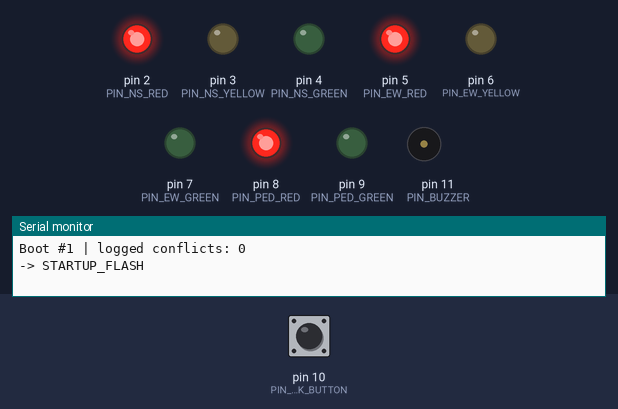
Simulated run of this sketch. Board: Arduino Uno, built with avr-gcc and run on an emulated ATmega328P. On the bench: output pins drawn as LEDs (lit = HIGH), buzzer (waves = sounding), the last lines printed to the serial monitor. The test bench sets the inputs (shaded band); at power-on: pin 10 (PIN_WALK_BUTTON) HIGH. EEPROM starts erased.

Above: at 1.2 s.
1.3 s: pin 10 (PIN_WALK_BUTTON) pulled LOW for 0.15 s
At 6.3 s:
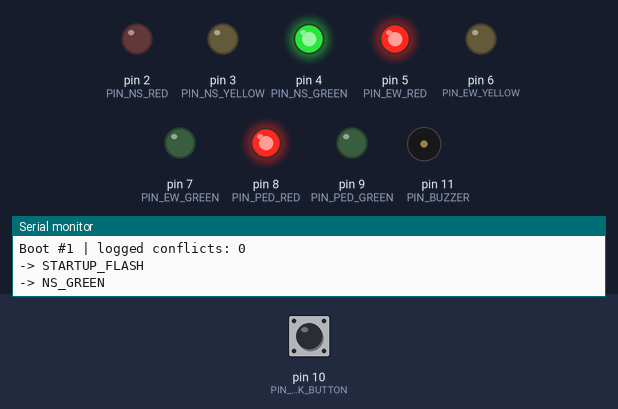
At 12.1 s:
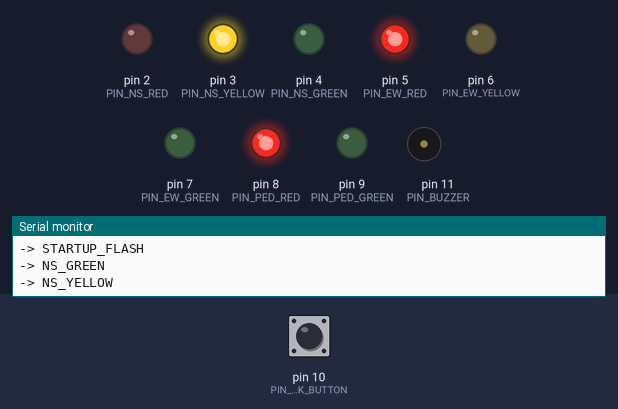
Timing chart, 0 to 28.0 s (numbered marks = the images above; inputs shaded):
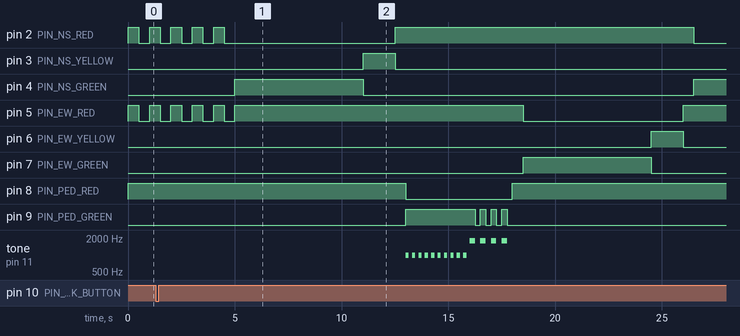

The sketch:

03-traffic-light-controller.ino
```cpp
/*
 * Traffic Light + Pedestrian Crossing Controller — hardened revision
 *
 * A four-way intersection (North-South vs East-West) with an on-demand
 * pedestrian crossing phase. Entirely non-blocking: the whole thing is
 * one finite state machine driven off millis(), so a pedestrian button
 * press is never missed while a light is "busy" waiting on delay().
 *
 * Press the WALK button at any time; the request is latched and served
 * at the next safe all-red gap between the NS and EW green phases.
 *
 * Hardening changes vs. the first version (see README "Production
 * Hardening" section for full rationale, including what this CANNOT
 * fix without dedicated hardware):
 *   - Boots into a flashing-all-red "power interruption" state before
 *     ever showing a green, instead of assuming NS_GREEN is safe to
 *     start in regardless of what was happening before power was lost.
 *   - setLights() now refuses to energize NS and EW green/yellow at
 *     the same time, as a last-resort software check — see README for
 *     why this is NOT a substitute for a real independent hardware
 *     conflict monitor.
 *   - A watchdog resets the MCU if the main loop ever hangs.
 *   - Boot count and detected-conflict count are persisted in EEPROM
 *     as a minimal field diagnostic trail.
 *   - Every state transition is logged to Serial.
 */

#include <avr/wdt.h>
#include <EEPROM.h>

enum State {
  STARTUP_FLASH,
  NS_GREEN,
  NS_YELLOW,
  ALL_RED_BEFORE_EW,
  PED_WALK,
  PED_FLASH,
  ALL_RED_AFTER_PED,
  EW_GREEN,
  EW_YELLOW,
  ALL_RED_BEFORE_NS
};

const char* stateName(State s) {
  switch (s) {
    case STARTUP_FLASH: return "STARTUP_FLASH";
    case NS_GREEN: return "NS_GREEN";
    case NS_YELLOW: return "NS_YELLOW";
    case ALL_RED_BEFORE_EW: return "ALL_RED_BEFORE_EW";
    case PED_WALK: return "PED_WALK";
    case PED_FLASH: return "PED_FLASH";
    case ALL_RED_AFTER_PED: return "ALL_RED_AFTER_PED";
    case EW_GREEN: return "EW_GREEN";
    case EW_YELLOW: return "EW_YELLOW";
    case ALL_RED_BEFORE_NS: return "ALL_RED_BEFORE_NS";
  }
  return "UNKNOWN";
}

// NS light pins
const uint8_t PIN_NS_RED = 2, PIN_NS_YELLOW = 3, PIN_NS_GREEN = 4;
// EW light pins
const uint8_t PIN_EW_RED = 5, PIN_EW_YELLOW = 6, PIN_EW_GREEN = 7;
// Pedestrian light pins
const uint8_t PIN_PED_RED = 8, PIN_PED_GREEN = 9;
const uint8_t PIN_WALK_BUTTON = 10;
const uint8_t PIN_BUZZER = 11;

const unsigned long T_STARTUP_FLASH = 5000; // all-way caution period after any (re)boot
const unsigned long T_GREEN = 6000;
const unsigned long T_YELLOW = 1500;
const unsigned long T_ALL_RED = 500;
const unsigned long T_PED_WALK = 3000;
const unsigned long T_PED_FLASH = 2000;
const unsigned long PED_FLASH_PERIOD = 250;
const unsigned long PED_BEEP_PERIOD = 300;
const unsigned long STARTUP_FLASH_PERIOD = 500;

const int EEPROM_ADDR_BOOT_COUNT = 0;     // uint16_t
const int EEPROM_ADDR_CONFLICT_COUNT = 2; // uint16_t

State state = STARTUP_FLASH;
unsigned long stateEnteredAt = 0;
bool pedestrianRequested = false;

bool lastButtonReading = HIGH;
unsigned long lastDebounceTime = 0;
bool stableButtonState = HIGH;
const unsigned long DEBOUNCE_MS = 40;

uint16_t conflictCount = 0;

// Last-resort software guard: refuses to energize a genuinely conflicting
// combination of lights. This catches corrupted/miscomputed state before
// it reaches the hardware — it does NOT catch a welded relay, a burnt-out
// bulb, or (critically) a systematic bug in the logic that decided these
// arguments in the first place, since that bug lives in this same file.
// A real deployed intersection needs a physically separate conflict
// monitor for that; see README.
void setLights(bool nsR, bool nsY, bool nsG, bool ewR, bool ewY, bool ewG, bool pedR, bool pedG) {
  bool nsActive = nsY || nsG;
  bool ewActive = ewY || ewG;
  if (nsActive && ewActive) {
    conflictCount++;
    EEPROM.put(EEPROM_ADDR_CONFLICT_COUNT, conflictCount);
    Serial.println("FATAL: conflicting light combination blocked, forcing all-red and halting for watchdog reset");
    digitalWrite(PIN_NS_RED, HIGH); digitalWrite(PIN_NS_YELLOW, LOW); digitalWrite(PIN_NS_GREEN, LOW);
    digitalWrite(PIN_EW_RED, HIGH); digitalWrite(PIN_EW_YELLOW, LOW); digitalWrite(PIN_EW_GREEN, LOW);
    digitalWrite(PIN_PED_RED, HIGH); digitalWrite(PIN_PED_GREEN, LOW);
    while (true) { /* intentionally halt; wdt_reset() is never called again, so the watchdog reboots us */ }
  }

  digitalWrite(PIN_NS_RED, nsR);
  digitalWrite(PIN_NS_YELLOW, nsY);
  digitalWrite(PIN_NS_GREEN, nsG);
  digitalWrite(PIN_EW_RED, ewR);
  digitalWrite(PIN_EW_YELLOW, ewY);
  digitalWrite(PIN_EW_GREEN, ewG);
  digitalWrite(PIN_PED_RED, pedR);
  digitalWrite(PIN_PED_GREEN, pedG);
}

void enterState(State s) {
  state = s;
  stateEnteredAt = millis();
  Serial.print("-> "); Serial.println(stateName(s));

  switch (s) {
    case STARTUP_FLASH:        setLights(1,0,0, 1,0,0, 1,0); noTone(PIN_BUZZER); break; // red solid; flash pattern handled in loop()
    case NS_GREEN:              setLights(0,0,1, 1,0,0, 1,0); noTone(PIN_BUZZER); break;
    case NS_YELLOW:              setLights(0,1,0, 1,0,0, 1,0); noTone(PIN_BUZZER); break;
    case ALL_RED_BEFORE_EW:    setLights(1,0,0, 1,0,0, 1,0); noTone(PIN_BUZZER); break;
    case PED_WALK:                setLights(1,0,0, 1,0,0, 0,1); pedestrianRequested = false; break;
    case PED_FLASH:                setLights(1,0,0, 1,0,0, 0,0); break; // green toggled in loop()
    case ALL_RED_AFTER_PED:    setLights(1,0,0, 1,0,0, 1,0); noTone(PIN_BUZZER); break;
    case EW_GREEN:                setLights(1,0,0, 0,0,1, 1,0); noTone(PIN_BUZZER); break;
    case EW_YELLOW:                setLights(1,0,0, 0,1,0, 1,0); noTone(PIN_BUZZER); break;
    case ALL_RED_BEFORE_NS:    setLights(1,0,0, 1,0,0, 1,0); noTone(PIN_BUZZER); break;
  }
}

void pollWalkButton() {
  bool reading = digitalRead(PIN_WALK_BUTTON);
  if (reading != lastButtonReading) {
    lastDebounceTime = millis();
  }
  if (millis() - lastDebounceTime > DEBOUNCE_MS && reading != stableButtonState) {
    stableButtonState = reading;
    if (stableButtonState == LOW) { // pressed
      pedestrianRequested = true;
    }
  }
  lastButtonReading = reading;
}

void setup() {
  Serial.begin(9600);

  const uint8_t outputs[] = {
    PIN_NS_RED, PIN_NS_YELLOW, PIN_NS_GREEN,
    PIN_EW_RED, PIN_EW_YELLOW, PIN_EW_GREEN,
    PIN_PED_RED, PIN_PED_GREEN, PIN_BUZZER
  };
  for (uint8_t i = 0; i < sizeof(outputs); i++) pinMode(outputs[i], OUTPUT);
  pinMode(PIN_WALK_BUTTON, INPUT_PULLUP);

  uint16_t bootCount = 0;
  EEPROM.get(EEPROM_ADDR_BOOT_COUNT, bootCount);
  if (bootCount == 0xFFFF) bootCount = 0; // unwritten EEPROM
  bootCount++;
  EEPROM.put(EEPROM_ADDR_BOOT_COUNT, bootCount);

  EEPROM.get(EEPROM_ADDR_CONFLICT_COUNT, conflictCount);
  if (conflictCount == 0xFFFF) conflictCount = 0;

  Serial.print("Boot #"); Serial.print(bootCount);
  Serial.print(" | logged conflicts: "); Serial.println(conflictCount);

  // Every boot — whether first power-up or recovery from a brownout mid
  // EW-green with cars in the intersection — starts here, never straight
  // into a green. See README for why this matters.
  enterState(STARTUP_FLASH);

  wdt_enable(WDTO_2S);
}

void loop() {
  wdt_reset();

  pollWalkButton();
  unsigned long elapsed = millis() - stateEnteredAt;

  switch (state) {
    case STARTUP_FLASH: {
      bool flashOn = (elapsed / STARTUP_FLASH_PERIOD) % 2 == 0;
      digitalWrite(PIN_NS_RED, flashOn);
      digitalWrite(PIN_EW_RED, flashOn);
      if (elapsed >= T_STARTUP_FLASH) enterState(NS_GREEN);
      break;
    }

    case NS_GREEN:
      if (elapsed >= T_GREEN) enterState(NS_YELLOW);
      break;

    case NS_YELLOW:
      if (elapsed >= T_YELLOW) enterState(ALL_RED_BEFORE_EW);
      break;

    case ALL_RED_BEFORE_EW:
      if (elapsed >= T_ALL_RED) {
        enterState(pedestrianRequested ? PED_WALK : EW_GREEN);
      }
      break;

    case PED_WALK:
      if (elapsed % PED_BEEP_PERIOD < PED_BEEP_PERIOD / 2) tone(PIN_BUZZER, 1000);
      else noTone(PIN_BUZZER);
      if (elapsed >= T_PED_WALK) enterState(PED_FLASH);
      break;

    case PED_FLASH: {
      bool flashOn = (elapsed / PED_FLASH_PERIOD) % 2 == 0;
      digitalWrite(PIN_PED_GREEN, flashOn);
      if (flashOn) tone(PIN_BUZZER, 1800); else noTone(PIN_BUZZER);
      if (elapsed >= T_PED_FLASH) enterState(ALL_RED_AFTER_PED);
      break;
    }

    case ALL_RED_AFTER_PED:
      if (elapsed >= T_ALL_RED) enterState(EW_GREEN);
      break;

    case EW_GREEN:
      if (elapsed >= T_GREEN) enterState(EW_YELLOW);
      break;

    case EW_YELLOW:
      if (elapsed >= T_YELLOW) enterState(ALL_RED_BEFORE_NS);
      break;

    case ALL_RED_BEFORE_NS:
      if (elapsed >= T_ALL_RED) enterState(NS_GREEN);
      break;
  }
}
```

Measured:
- after the input at 1.3 s, pin 3 (PIN_NS_YELLOW): goes on until 12.5 s, then stays LOW; pin 8 (PIN_PED_RED): HIGH → LOW after 11.7 s, → HIGH 5.0 s later
